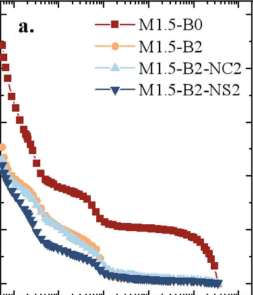
#> input picture review-assets/resume-curves/ev-chart-0460282bbc585120157e.png, 253 x 295 px
$ python -i chart_scan_service.py   (imports and definitions only)
#> lines starting #> are read from the running program, lines starting #| are printed output that depends on the picture; after the words box and inside, x2 and y2 are one past the last pixel; in counts of white or black regions, pixels touching at a corner belong together
#> further down, picture is the input picture: PIL image 253x295 RGB; mean R, G, B 235.7, 232.7, 233.5
"""One scan-first tool shared by scheduled curves and on-demand image reading."""
import copy,json
from pathlib import Path
import numpy as np
from PIL import Image,ImageDraw
from scipy import ndimage
from source_quantity_producer import invoke,obj,atomic_json
from vector_curves import coordinate
from selective_chart_policy import normalize

CURVES={'curve','psd','ftir','xrd','qxrd','nmr','spectrum'}

# [6 lines left out: function response_json, not called in this run]

def _fragments(mask,rgb,minimum_span=3):
    labels,_=ndimage.label(mask,np.ones((3,3)));result=[]
    for i,slices in enumerate(ndimage.find_objects(labels),1):
        if not slices:continue
        yy,xx=slices
        ys,xs=np.nonzero(labels[yy,xx]==i);xs+=xx.start;ys+=yy.start
        if len(xs)<3 or max(xx.stop-xx.start,yy.stop-yy.start)<minimum_span:continue
        # Keep elongated short ink strokes, not compact specks/glyph interiors.
        eigen=np.linalg.eigvalsh(np.cov(np.stack([xs,ys])))
        if eigen[-1]<4*max(eigen[0],.1):continue
        points=[[int(x),float(np.median(ys[xs==x]))] for x in np.unique(xs)]
        result.append(dict(bbox_px=[xx.start,yy.start,xx.stop,yy.stop],pixel_points=points,
            rgb=np.median(rgb[ys,xs],axis=0).tolist()))
    return result

def _group_fragments(parts):
    """Associate nearby aligned fragments; never paint pixels across the gap."""
    starts={};ends={}
    for i,a in enumerate(parts):
        pa=np.array(a['pixel_points']);u=pa[-1]-pa[max(0,len(pa)-4)]
        if np.linalg.norm(u)==0:continue
        for j,b in enumerate(parts):
            if i==j:continue
            pb=np.array(b['pixel_points']);gap=pb[0]-pa[-1];v=pb[min(3,len(pb)-1)]-pb[0]
            distance=np.linalg.norm(gap)
            if not 0<gap[0]<=14 or distance>14 or distance<1 or np.linalg.norm(v)==0:continue
            if np.linalg.norm(np.array(a['rgb'])-b['rgb'])>50:continue
            if any(np.dot(w,gap)/(np.linalg.norm(w)*distance)<.7 for w in (u,v)):continue
            if i not in ends or distance<ends[i][0]:ends[i]=(distance,j)
            if j not in starts or distance<starts[j][0]:starts[j]=(distance,i)
    following={i:j for i,(_,j) in ends.items() if starts.get(j,(None,None))[1]==i}
    preceded=set(following.values());out=[]
    for i in range(len(parts)):
        if i in preceded:continue
        chain=[parts[i]]
        while i in following:i=following[i];chain.append(parts[i])
        pts=sorted(pt for p in chain for pt in p['pixel_points'])
        out.append(dict(bbox_px=[min(p['bbox_px'][0] for p in chain),min(p['bbox_px'][1] for p in chain),
            max(p['bbox_px'][2] for p in chain),max(p['bbox_px'][3] for p in chain)],pixel_points=pts,
            fragment_count=len(chain)))
    return out

def scan(image,box=None,threshold=180,enhanced=True,split_straights=False):
#> called with threshold = 180, enhanced = True, split_straights = False
    gray=np.asarray(image.convert('L'));mask=gray<threshold
#> after `gray = np.asarray(image.convert('L'))`:
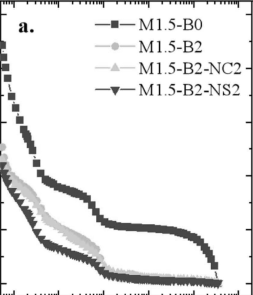
#> gray: shape (295, 253); min 3, max 255, mean 233.7
#> after `mask = gray < threshold`:
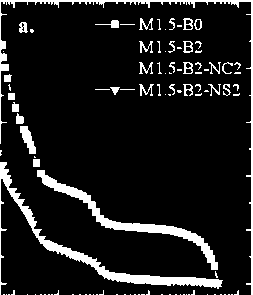
#> mask: shape (295, 253) bool; 10.6% white; 104 white regions (73 under 20 px), largest, box (x1, y1, x2, y2) and area: (0, 162, 223, 295) 2294, (37, 170, 218, 270) 1778, (0, 0, 253, 295) 1709
    if box:
        a,b,c,d=[int(round(v)) for v in box];region=np.zeros_like(mask)
        region[max(0,b):min(mask.shape[0],d),max(0,a):min(mask.shape[1],c)]=True;mask &= region
    straight=np.zeros_like(mask)
    if split_straights:
        # Separate long horizontal/vertical ink; retain it as selectable candidates.
        straight=(ndimage.binary_opening(mask,structure=np.ones((1,max(40,image.width//5)))))
        straight |= ndimage.binary_opening(mask,structure=np.ones((max(40,image.height//3),1)))
        mask=mask & ~straight
    labels,_=ndimage.label(mask,np.ones((3,3)));components=[];retained=np.zeros_like(mask)
#> after `labels, _ = ndimage.label(mask, np.ones((3, 3)))`:
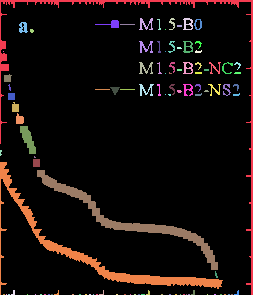
#> labels: shape (295, 253) int32; 105 distinct labels, from 0 to 104; one colour per label, 0 black
    for i,slices in enumerate(ndimage.find_objects(labels),1):
        if not slices:continue
        yy,xx=slices;w=xx.stop-xx.start;h=yy.stop-yy.start
        if w<max(18,image.width*.025) or h<3:continue
        ys,xs=np.nonzero(labels[yy,xx]==i);xs+=xx.start;ys+=yy.start
        retained[ys,xs]=True
        pixels=[[int(x),float(np.median(ys[xs==x]))] for x in np.unique(xs)]
        components.append(dict(id=len(components)+1,bbox_px=[xx.start,yy.start,xx.stop,yy.stop],pixel_points=pixels))
#> this loop made 104 passes
#> (w, h) on passes 1 to 12: (253, 295), (14, 12), (6, 12), (10, 12), (4, 11), (8, 11), (24, 8), (9, 11), (15, 1), (5, 2), (4, 4), (1, 1)
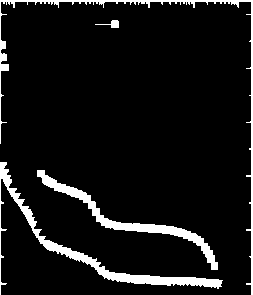
#> retained: shape (295, 253) bool; 7.9% white; 4 white regions, box (x1, y1, x2, y2) and area: (0, 162, 223, 295) 2294, (37, 170, 218, 270) 1778, (0, 0, 253, 295) 1709, (95, 20, 119, 28) 78
#> after the loop, components = 4 items
    if enhanced:
        rgb=np.asarray(image.convert('RGB'))
        weak=(gray<min(235,threshold+40)) & ~ndimage.binary_dilation(mask,iterations=1)
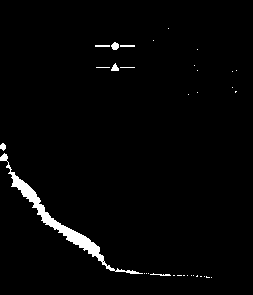
#> weak: shape (295, 253) bool; 2.2% white; 34 white regions (27 under 20 px), largest, box (x1, y1, x2, y2) and area: (0, 153, 143, 274) 1356, (111, 42, 119, 50) 47, (111, 63, 119, 71) 40
        if box:weak &= region
        for kind,extra in [('short',mask & ~retained),('faint',weak)]:
            for c in _group_fragments(_fragments(extra,rgb)):
                c.update(id=len(components)+1,pass_kind=kind)
                components.append(c)
#> this loop made 2 passes
#> kind on passes 1 to 2: 'short', 'faint'
#> pass 1, in _fragments, `labels, _ = ndimage.label(mask, np.ones((3, 3)))`:
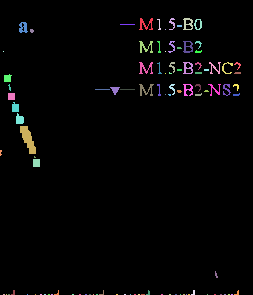
#> labels: shape (295, 253) int32; 101 distinct labels, from 0 to 100; one colour per label, 0 black
#> after the loop, c = {'bbox_px': [206, 276, 210, 278], 'pixel_points': [[206, 276.5], [207, 277], [208, 277], [209, 277]], 'fragment_count': 1, 'id': 31, 'pass_kind': 'faint'}; components = 31 items
    if split_straights:
        labels,_=ndimage.label(straight,np.ones((3,3)))
        for i in range(1,labels.max()+1):
            ys,xs=np.nonzero(labels==i)
            components.append(dict(id=len(components)+1,pass_kind='straight',
                bbox_px=[int(xs.min()),int(ys.min()),int(xs.max()+1),int(ys.max()+1)],
                pixel_points=[[int(x),float(np.median(ys[xs==x]))] for x in np.unique(xs)]))
    return components

# [7 lines left out: function overlay, not called in this run]

SEMANTICS='''第一张是原图，第二张是脚本先扫描的编号轨迹，二者同像素坐标。选择有效轨迹、解释归属和坐标轴。
返回panel_json对象：{kind,plot_bbox_px,x_axis:{scale:"linear"或"log10",anchors:[[pixel,value],[pixel,value]],unit},y_axis:{scale,anchors,unit},series:[{label,owner_key,property,candidate_ids:[编号],clip_bbox_px可选}],review_regions:[]}。
同一曲线的多个片段可选多个编号。只选择实际扫描到的轨迹；缺失片段在review_regions记录，不估读曲线点集。
PSD注明curve_type；NMR注明isotope。纵轴无数字刻度时用绘图区上下界定义0到1相对强度并注明。
印刷数字可单独放direct_result.values，不重复提供整条曲线。需要局部重扫时返回rescan:{bbox_px,threshold可选}及原因；仅在看过扫描结果后使用。'''

# [124 lines left out: functions assemble, scan_and_read, read_image, not called in this run]

>>> from PIL import Image
>>> picture = Image.open('../../review-assets/resume-curves/ev-chart-0460282bbc585120157e.png')
>>> result = scan(picture)
#> result = 31 items

$ run again, on review-assets/resume-curves/ev-chart-0b4192be3688f8cca393.png
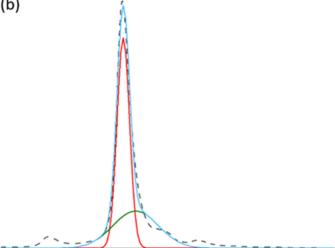
#> input picture review-assets/resume-curves/ev-chart-0b4192be3688f8cca393.png, 335 x 248 px
#> picture is the input picture: PIL image 335x248 RGB; mean R, G, B 252.3, 251.8, 252.2
#> in scan, `mask = gray < threshold`:
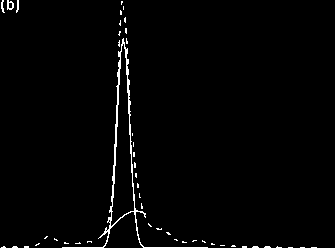
#> mask: shape (248, 335) bool; 1.7% white in thin lines or dots
#> the loop in scan, `for i,slices in enumerate(ndimage.find_objects(labels),1):` made 47 passes
#> (w, h) on passes 1 to 8: (4, 13), (7, 10), (3, 13), (2, 4), (1, 4), (2, 5), (2, 6), (2, 6)
#> after the loop in scan, `for i,slices in enumerate(ndimage.find_objects(labels),1):`: components = 1 item
#> in scan, `weak=(gray<min(235,threshold+40)) & ~ndimage.binary_dilation(mask,iter..`:
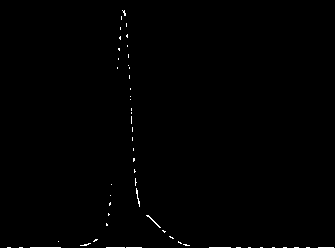
#> weak: shape (248, 335) bool; 0.45% white in thin lines or dots
#> the loop in scan, `for kind,extra in [('short',mask & ~retained),('faint',weak)]:` made 2 passes
#> kind on passes 1 to 2: 'short', 'faint'
#> after the loop in scan, `for kind,extra in [('short',mask & ~retained),('faint',weak)]:`: c = 5 items; components = 43 items

$ run again, on review-assets/resume-curves/ev-chart-155e33ccf093488c22c6.png
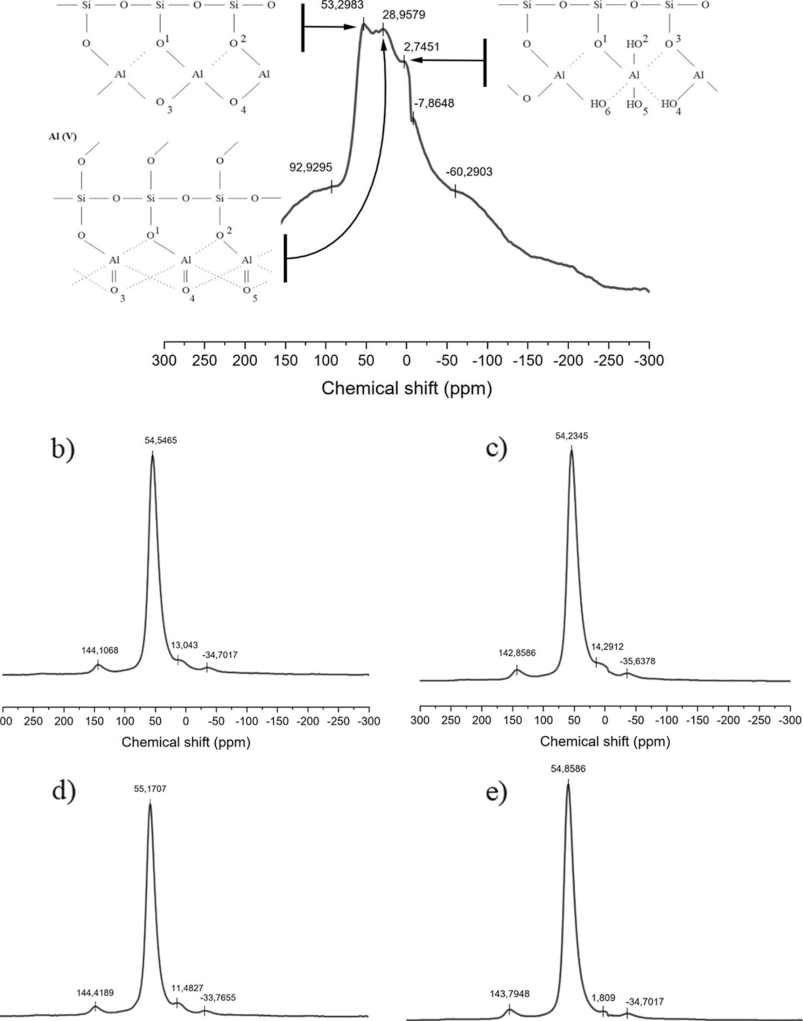
#> input picture review-assets/resume-curves/ev-chart-155e33ccf093488c22c6.png, 803 x 1021 px
#> picture is the input picture: PIL image 803x1021 RGB; mean R, G, B 249.8, 249.8, 249.8
#> mask: shape (1021, 803) bool; 2.9% white in thin lines or dots
#> the loop in scan, `for i,slices in enumerate(ndimage.find_objects(labels),1):` made 513 passes
#> (w, h) on passes 1 to 3: (6, 9), (6, 9), (12, 9)
#> after the loop in scan, `for i,slices in enumerate(ndimage.find_objects(labels),1):`:
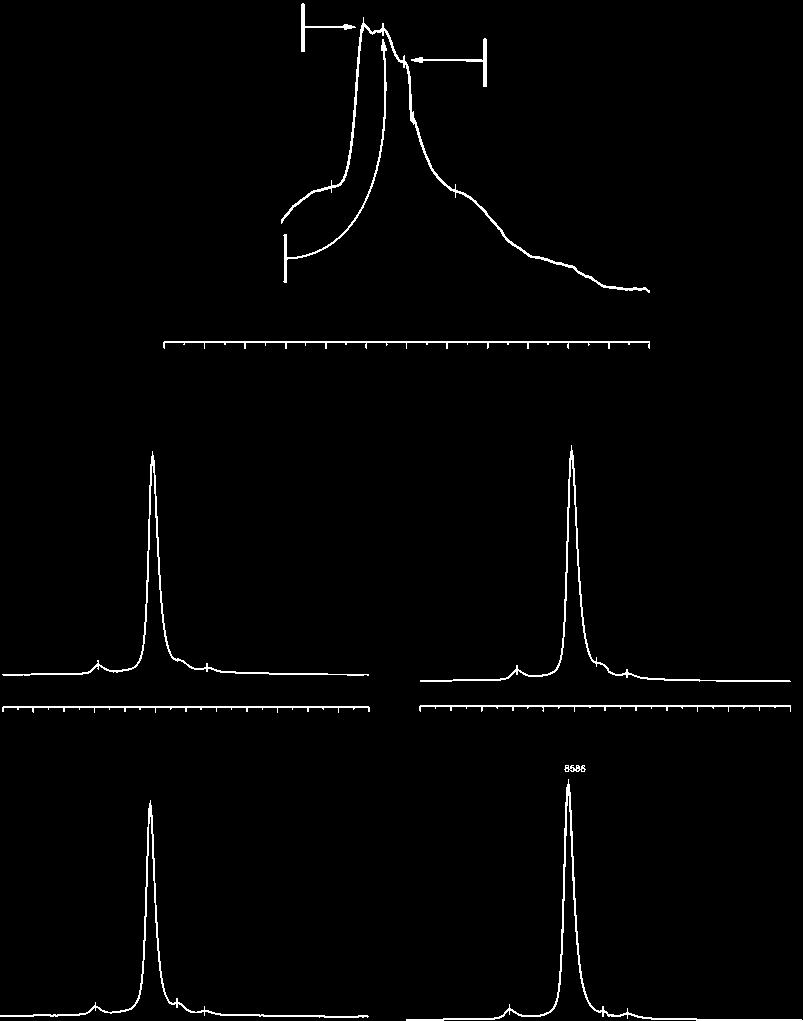
#> retained: shape (1021, 803) bool; 1.5% white in thin lines or dots
#> after the loop in scan, `for i,slices in enumerate(ndimage.find_objects(labels),1):`: components = 12 items
#> weak: shape (1021, 803) bool; 0.14% white in thin lines or dots, all inside (x1, y1, x2, y2) = (57, 0, 718, 995)
#> the loop in scan, `for kind,extra in [('short',mask & ~retained),('faint',weak)]:` made 2 passes
#> kind on pass 1: 'short'
#> pass 1, in _fragments, `labels, _ = ndimage.label(mask, np.ones((3, 3)))`:
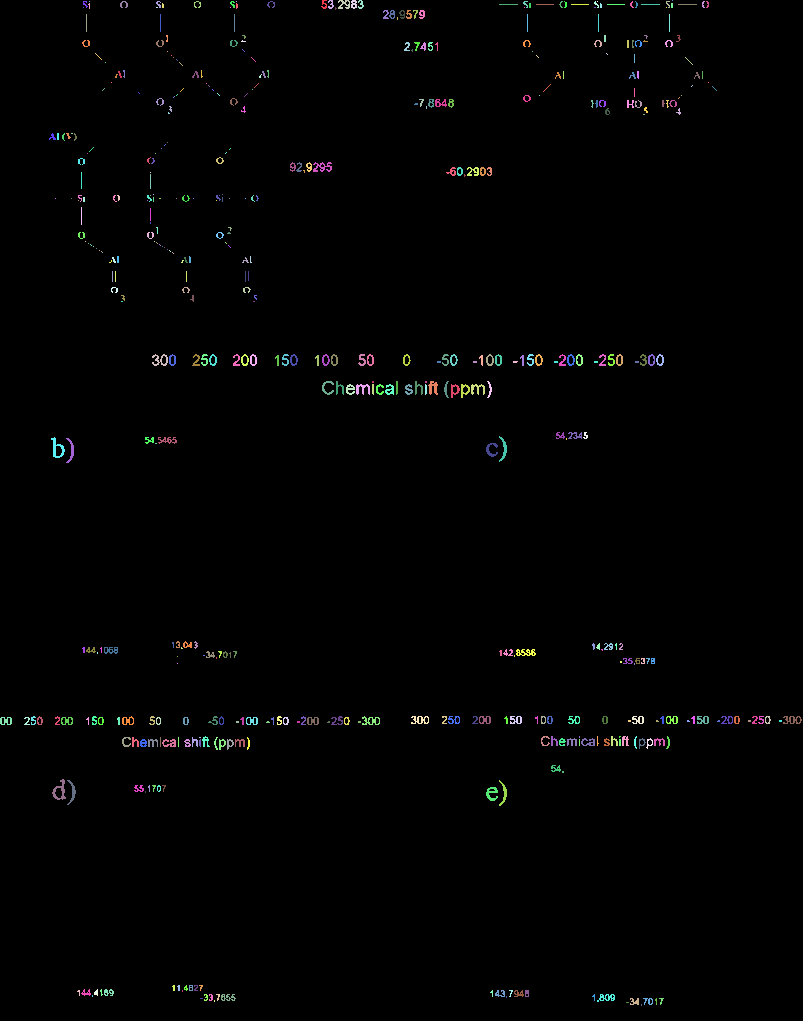
#> labels: shape (1021, 803) int32; 502 distinct labels, from 0 to 501; one colour per label, 0 black
#> after the loop in scan, `for kind,extra in [('short',mask & ~retained),('faint',weak)]:`: c = {'bbox_px': [151, 276, 153, 279], 'pixel_points': [[151, 277], [152, 276]], 'fragment_count': 1, 'id': 226, 'pass_kind': 'faint'}; components = 226 items
